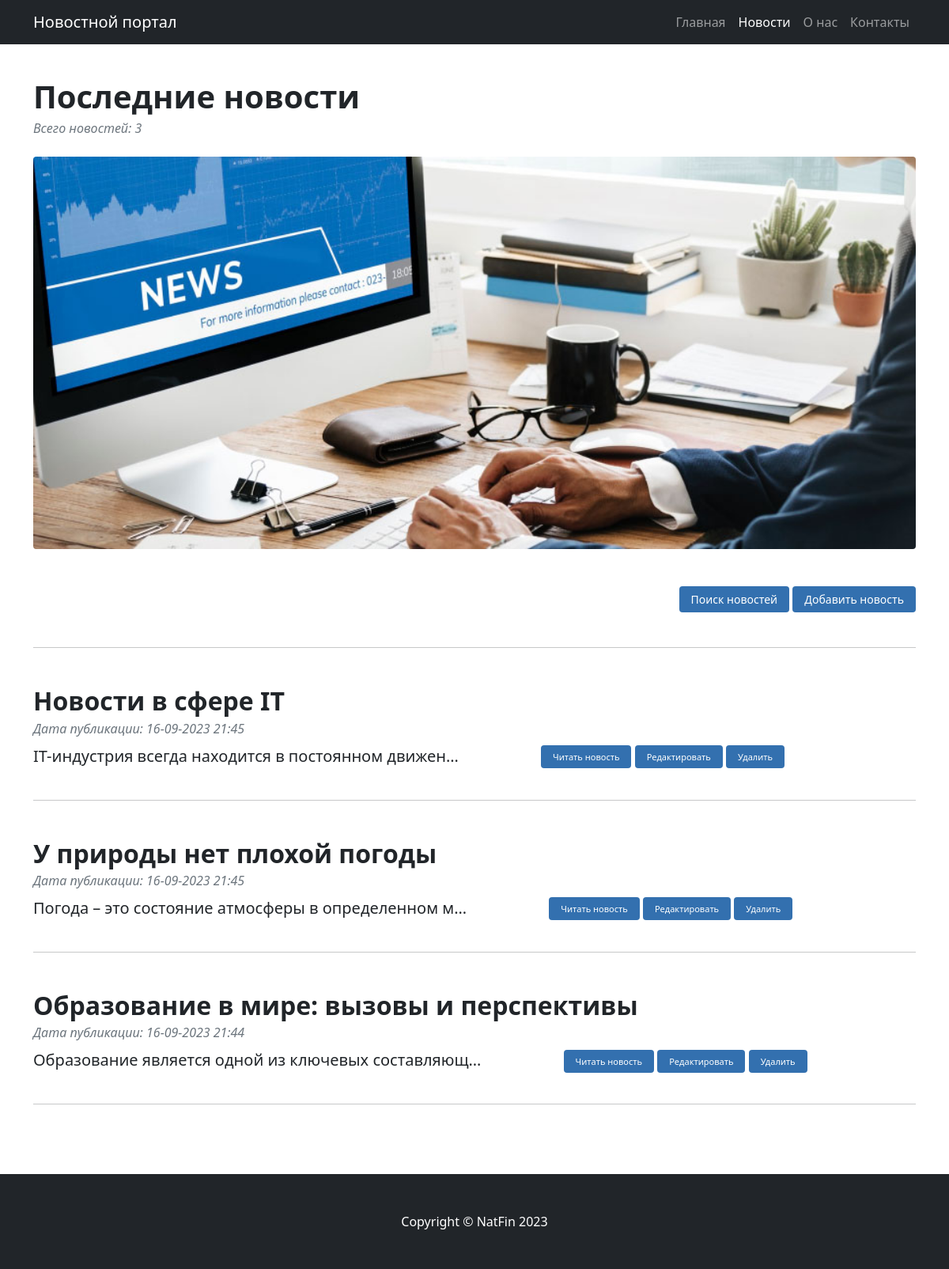
Page /news/ on the committed database.
### news/models.py (models this page shows, shortened)
class Post(models.Model):
    authorArticle = models.ForeignKey(Author, on_delete=models.CASCADE, verbose_name="Автор")
    news = 'NW'
    article = 'AR'
    CATEGORY_CHOICES = (
        (news, 'Новость'),
        (article, 'Статья'),
    )
    categoryType = models.CharField(max_length=2, choices=CATEGORY_CHOICES, default=article, verbose_name="Категория")
    dateCreated = models.DateTimeField(auto_now_add=True)
    postCategory = models.ManyToManyField(Category, through='PostCategory')
    title = models.CharField(max_length=128, unique=True, verbose_name="Заголовок")
    text = models.TextField(verbose_name="Текст поста")
    rating = models.SmallIntegerField(default=0, verbose_name="Рейтинг поста")

### news/views.py (the view)
# urls.py: path('', PostsList.as_view(), name='posts'), # т.к. это класс, представляем его в виде view, для этого вызываем метод as_view
class PostsList(ListView):
    model = Post # указываем модель, объекты которой мы будем выводить
    template_name = 'news.html' # указываем имя шаблона, в котором будет лежать HTML, в нём будут все инструкции о том, как именно пользователю должны вывестись наши объекты
    context_object_name = 'posts' # это имя списка, в котором будут лежать все объекты, его надо указать, чтобы обратиться к самому списку объектов через HTML-шаблон
    queryset = Post.objects.order_by('-id') # выводим в обратном порядке
    paginate_by = 10 # поставим постраничный вывод в 10 элементов

### news/templatetags/custom_filters.py (called while the page is built)
@register.filter(name='censor')
def censor(value, arg):
    censorList = ['жопа', 'срака', 'сраный', 'бля', 'говно', 'сука', ]
    vEdit = value
    result = ''
    for word in censorList:
        vTemp = vEdit.lower().replace(word, arg * len(word))
        vEdit = vTemp
    for i in range(0, len(value)):
        if (value[i] != vEdit[i]):
            result += vEdit[i].upper()
        else:
            result += vEdit[i]
    return result

### news/templates/news.html (shortened to what this page needs)
<!DOCTYPE html>
{% extends 'flatpages/default.html' %}
{% load static %}
{% load custom_filters %}
{% block idpage %}news{% endblock %}
{% block header %}
Последние новости
{% endblock %}
{% block count %}
    {% if is_paginated %}
        Показано новостей: {{ posts|length}} из {{ page_obj.paginator.count }}
    {% else %}
        Всего новостей: {{ posts|length }}
    {% endif %}
{% endblock %}
{% block image %}
{% static 'assets/news.jpg' %}
{% endblock %}
{% block content %}
<hr>
{% for post in posts %}
    <h2 class="fw-bolder mb-4 mt-5 news-header">{{ post.title|censor:'*' }}</h2>
    <p class="text-muted fst-italic mb-2">Дата публикации: {{ post.dateCreated|date:'d-m-Y H:i' }}</p>
    <div class="post-box">
    <p class="fs-5 mb-4 post-text">{{ post.text|censor:'*'|truncatechars:50 }}</p>
    <p class="block-btn"><a class="btn btn-text" href="{% url 'post' post.pk %}">Читать новость</a></p>
    <p class="block-btn"><a class="btn btn-text" href="{% url 'edit' post.pk %}">Редактировать</a></p>
    <p class="block-btn"><a class="btn btn-text" href="{% url 'delete' post.pk %}">Удалить</a></p>
    <hr>
    </div>
{% endfor %}
<br>
{% endblock content %}

### news/static/css/mystyles.css (style rules this page uses)
html, body { height: 100%; }
.btn { height: 36px; border-radius: 0.25rem; color: #fff; background-color: #3370af; padding-left: 14px; padding-right: 14px; font-size: 14px; display: unset; }
.post-content p { font-size: 20px !important; }
.post-box p { display: inline-block !important; }
.post-text { min-width: 498px; margin-right: 100px; }
.btn-text { font-size: 11px; }
.text-muted.fst-italic.mb-2 { font-size: 16px !important; }
.news-header { margin-bottom: 3px !important; }

### rows in the picture
Post: title|censor "Новости в сфере IT", dateCreated "16-09-2023 21:45", text|censor "IT-индустрия всегда находится в постоянном движен…"
Post: title|censor "У природы нет плохой погоды", dateCreated "16-09-2023 21:45", text|censor "Погода – это состояние атмосферы в определенном м…"
Post: title|censor "Образование в мире: вызовы и перспективы", dateCreated "16-09-2023 21:44", text|censor "Образование является одной из ключевых составляющ…"

### other values in the picture
{{ posts|length }} "3"
